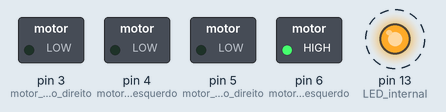
Simulated run of this sketch. Board: Teensy 4. Shown: switched loads named in the sketch (green lamp = pin HIGH), output pins drawn as LEDs (lit = HIGH). Dashed ring = blinking.

Above: at 4.0 s.
Timing chart, 0 to 38.0 s (numbered marks = the images above):
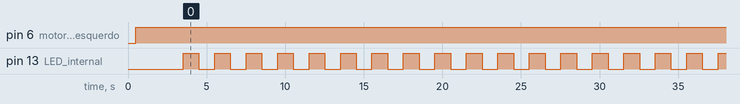

Measured:
- by itself, pin 13 (LED_internal): alternates HIGH for 1.0 s and LOW for 1.0 s
- by itself, everything shown: repeats every 30.0 s, in 46 steps

The sketch:

13_Teste_Motores_Rampa2.ino
```cpp
/*
  This code dont use the potentiometer anymore. It makes the throtle increase linearly and then
  decrease linearly so we can test all motor with different speeds.

  Teensy 4.1 throttle -> ESC (servo PWM) using BC548 inverter (open-collector)

  Wiring:
  - Pot:
      3.3V ---- pot end
      GND  ---- other pot end
      A0 (pin 14) ---- pot wiper (middle)
      (You added a capacitor from A0 to GND: good, keep it)
  - ESC signal via BC548 (inverted):
      Teensy escPin -> Rbase (1k..4.7k, e.g. 2.2k) -> BC548 Base
      BC548 Emitter -> GND
      BC548 Collector -> ESC signal wire
      Teensy GND <-> ESC GND (mandatory)

  Signal logic is inverted:
    Teensy LOW  => transistor OFF => ESC signal pulled HIGH (by ESC pull-up to 5V)
    Teensy HIGH => transistor ON  => ESC signal LOW
*/

#include <Arduino.h>

/*
 * Motor Pins are now soldered in the PCB
 * Pin 3 = Motor traseiro direito
 * Pin 4 = Motor traseiro esquerdo
 * Pin 5 = Motor dianteiro esquerdo
 * Pin 6 = Motor dianteiro direito
 */
const int motor_traseiro_direito = 3;       // choose a digital pin for ESC control (any normal GPIO works)
const int motor_traseiro_esquerdo = 4;
const int motor_dianteiro_direito = 5;
const int motor_dianteiro_esquerdo = 6;

const int LED_internal = 13;
// const int LED_red = 0;
// const int LED_green = 1;
// const int LED_blue = 2;


constexpr uint32_t PERIOD_US = 20000;  // 50 Hz
constexpr int PULSE_MIN_US = 1000;     // typical ESC min
constexpr int PULSE_MAX_US = 2000;     // typical ESC max

// Helps arming: keep minimum throttle at boot
constexpr uint32_t ARM_TIME_MS = 3000;

// Filtering (simple IIR low-pass)
// Bigger SHIFT => more smoothing (slower response).
// SHIFT=4 => alpha = 1/16 (good start)
constexpr int FILTER_SHIFT = 4;

// Optional deadband near minimum to prevent tiny noise from spinning motor
constexpr int DEAD_BAND_US = 30;

// If you want to limit max throttle (safety), reduce this (e.g. 1700)
constexpr int SAFETY_MAX_US = PULSE_MAX_US;

// ----- Internal state -----
elapsedMillis tick;   // Integer that increments 1000 times in one second
int filteredPulseUs = PULSE_MIN_US;
long unsigned int high_us;

// velocidade
int raw = 0;
bool inc = true;

// Timers
elapsedMillis Timer_LED = 0;    // LED

// Timers para comando dos Motores
elapsedMicros Timer_Mdd = 0;    // Timer Motor Dianteiro Direito
elapsedMicros Timer_Mde = 0;    // Timer Motor Dianteiro Esquerdo
elapsedMicros Timer_Mtd = 0;    // Timer Motor Traseiro Direito
elapsedMicros Timer_Mte = 0;    // Timer Motor Traseiro Esquerdo


/*
 * Inverted pulse generator: keeps ESC line HIGH for high_us, then LOW for rest of period.
 */
static inline void sendEscPulseInverted(int high_us) {
  high_us = constrain(high_us, PULSE_MIN_US, SAFETY_MAX_US);

  // ESC line HIGH:
  // (inverted) -> Teensy LOW turns transistor OFF -> ESC pull-up makes line HIGH
  // digitalWriteFast(motor_dianteiro_direito, LOW);
  digitalWriteFast(motor_dianteiro_esquerdo, LOW);
  // digitalWriteFast(motor_traseiro_direito, LOW);
  // digitalWriteFast(motor_traseiro_esquerdo, LOW);
  delayMicroseconds(high_us);


  // ESC line LOW for the remainder:
  // Teensy HIGH turns transistor ON -> pulls line LOW
  // digitalWriteFast(motor_dianteiro_direito, HIGH);
  digitalWriteFast(motor_dianteiro_esquerdo, HIGH);
  // digitalWriteFast(motor_traseiro_direito, HIGH);
  // digitalWriteFast(motor_traseiro_esquerdo, HIGH);
  delayMicroseconds((int)PERIOD_US - high_us);
}


/* ---- SETUP  ----*/
void setup() {
  // Teensy 4.1 ADC is 12-bit capable
  analogReadResolution(12);          // 0..4095
  analogReadAveraging(8);            // extra smoothing in hardware (optional, but helpful)

  // serial to check signal output
  // Serial.begin(9600);


  pinMode(motor_traseiro_direito, OUTPUT);
  pinMode(motor_traseiro_esquerdo, OUTPUT);
  pinMode(motor_dianteiro_direito, OUTPUT);
  pinMode(motor_dianteiro_esquerdo, OUTPUT);

  // Idle state: keep ESC line HIGH (transistor OFF)
  digitalWriteFast(motor_dianteiro_direito, LOW);
  digitalWriteFast(motor_dianteiro_esquerdo, LOW);
  digitalWriteFast(motor_traseiro_direito, LOW);
  digitalWriteFast(motor_traseiro_esquerdo, LOW);

  // LED
  pinMode(LED_internal, OUTPUT);
  // pinMode(LED_red, OUTPUT);
  // pinMode(LED_green, OUTPUT);
  // pinMode(LED_blue, OUTPUT);

  // digitalWrite(LED_red, HIGH);

  // Let things power up
  delay(500);

  // Arm ESC at minimum throttle for a while
  uint32_t t0 = millis();
  while (millis() - t0 < ARM_TIME_MS) {
    sendEscPulseInverted(PULSE_MIN_US);
  }

  // Initialize filter at min
  filteredPulseUs = PULSE_MIN_US;

  tick = 0;
}


/* ---- LOOP ---- */
void loop()
{
  // Check time passed to increment motor velocity
  if (tick > 1000)
  {
    if (inc) // increasing speed
    {
      raw++;
      // if (raw > 2000)
      //   raw +=2;
      if (raw > 4095)
        inc = false;
    }
    else // decreasing speed
    {
      raw--;
      // if (raw > 2000)
      //   raw -= 2;
      if (raw < 0)
        inc = true;
    }

    // save the new velocity and reset the timer
    raw = constrain(raw, 0, 4095);
    tick = 0;
  }

  // Timer to blink led
  if (Timer_LED > 1000)
  {
    digitalToggle(LED_internal);
    Timer_LED = 0;
  }

  // 2) Map to pulse width
  int targetPulseUs = map(raw, 0, 4095, PULSE_MIN_US, PULSE_MAX_US);

  // 3) Deadband near min (helps prevent unintended spin from noise)
  if (targetPulseUs < (PULSE_MIN_US + DEAD_BAND_US)) {
    targetPulseUs = PULSE_MIN_US;
  }

  // 4) IIR filter: filtered += (target - filtered)/2^SHIFT
  filteredPulseUs += (targetPulseUs - filteredPulseUs) >> FILTER_SHIFT;

  high_us = constrain(high_us, PULSE_MIN_US, SAFETY_MAX_US);

  // Timer Motores
  if (Timer_Mde > PERIOD_US)
  {
    digitalWriteFast(motor_dianteiro_esquerdo, LOW);
    Timer_Mde = 0;
  }
  if (Timer_Mde < high_us)
  {
    digitalWrite(motor_dianteiro_esquerdo, LOW);
  }

  if (Timer_Mde > high_us)
  {
    digitalWrite(motor_dianteiro_esquerdo, HIGH);
  }


  // ESC line HIGH:
  // (inverted) -> Teensy LOW turns transistor OFF -> ESC pull-up makes line HIGH
  // digitalWriteFast(motor_dianteiro_direito, LOW);
  // digitalWriteFast(motor_dianteiro_esquerdo, LOW);
  // digitalWriteFast(motor_traseiro_direito, LOW);
  // digitalWriteFast(motor_traseiro_esquerdo, LOW);
  // delayMicroseconds(high_us);


  // ESC line LOW for the remainder:
  // Teensy HIGH turns transistor ON -> pulls line LOW
  // digitalWriteFast(motor_dianteiro_direito, HIGH);
  // digitalWriteFast(motor_dianteiro_esquerdo, HIGH);
  // digitalWriteFast(motor_traseiro_direito, HIGH);
  // digitalWriteFast(motor_traseiro_esquerdo, HIGH);
  // delayMicroseconds((int)PERIOD_US - high_us);


  // loop repeats at ~50Hz because sendEscPulseInverted already delays ~20ms

}
```
